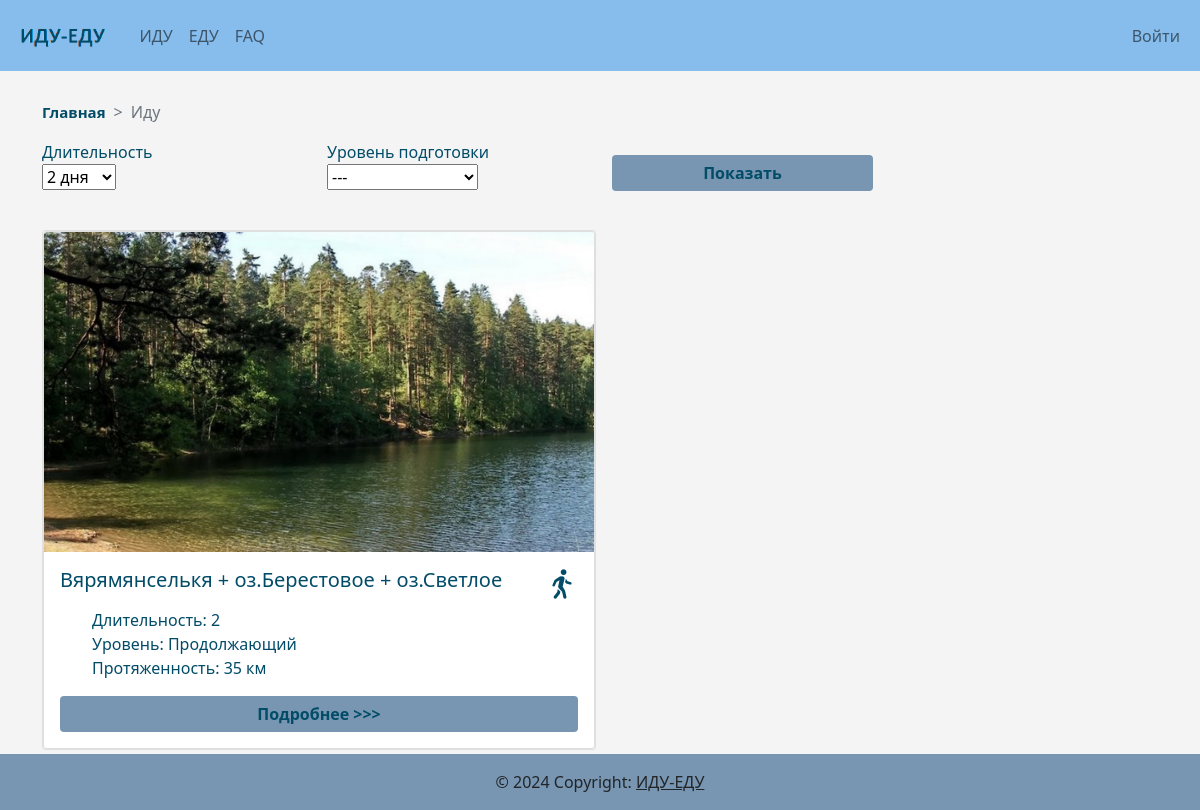
Page /content/Иду/2/ on the committed database.
### models.py (models this page shows, shortened)
class Trip_type(Base):
    __tablename__ = 'trip_types'
    id = Column(Integer, primary_key=True, autoincrement=True)
    type_name = Column(String(100), nullable=False, unique=True)
    trip = relationship("Trip", backref='trip_types')

class Trip(Base):
    __tablename__ = 'trips'
    id = Column(Integer, primary_key=True, autoincrement=True)
    trip_type_id = Column(Integer(), ForeignKey('trip_types.id'))
    trip_duration_id = Column(Integer(), ForeignKey('trip_durations.id'))
    trip_level_id = Column(Integer(), ForeignKey('trip_levels.id'))
    trip_description_id = Column(Integer(), ForeignKey('trip_descriptions.id'))
    photos = relationship("Photo", secondary='trip_photos', back_populates='trips')
    comments = relationship("Comment", backref='trips')

class Photo(Base):
    __tablename__ = 'photos'
    id = Column(Integer, primary_key=True, autoincrement=True)
    link = Column(String(100), nullable=False, unique=True)
    photo_name = Column(String(100), nullable=False)
    trips = relationship("Trip", secondary='trip_photos', back_populates='photos')
    trip_description_id = relationship('Trip_description', backref='photos', uselist=False)

class Trip_description(Base):
    __tablename__ = 'trip_descriptions'
    id = Column(Integer, primary_key=True, autoincrement=True)
    title = Column(String(100), nullable=False, unique=True)
    how_to_go = Column(String, nullable=False)
    description = Column(String, nullable=False)
    track = Column(String, nullable=False)
    route_length = Column(Integer, nullable=False)
    official_website_link = Column(String, nullable=False)
    trip = relationship("Trip", backref='trip_descriptions')
    main_photo_id = Column(Integer(), ForeignKey('photos.id'))

class Trip_duration(Base):
    __tablename__ = 'trip_durations'
    id = Column(Integer, primary_key=True, autoincrement=True)
    duration = Column(Integer, nullable=False, unique=True)
    trip = relationship("Trip", backref='trip_durations')

class Trip_level(Base):
    __tablename__ = 'trip_levels'
    id = Column(Integer, primary_key=True, autoincrement=True)
    level_name = Column(String(100), nullable=False, unique=True)
    trip = relationship("Trip", backref='trip_levels')

### content_pages/content_pages.py (the view)
@content_pages.route('/content/<type_name>/', defaults={'duration': "---", 'level': "---"}, methods=['GET', 'POST'])
@content_pages.route('/content/<type_name>/<duration>/', defaults={'level': "---"}, methods=['GET', 'POST'])
@content_pages.route('/content/<type_name>/<duration>/<level>', methods=['GET', 'POST'])
def content(type_name: str, duration: str, level: str):
    form = FilterForm(duration=duration)
    if duration == "---":
        form = FilterForm(duration=duration, level=level)
    else:
        form = FilterForm(duration=f"{duration[0]} день" if duration[0] == "1" else f"{duration[0]} дня", level=level)
    type_id = session.query(models.Trip_type).filter(models.Trip_type.type_name == type_name).first()
    trip_list = session.query(models.Trip, models.Trip_type, models.Trip_level, models.Trip_description, models.Trip_duration, models.Photo).join(models.Trip_type).join(models.Trip_level).join(models.Trip_description).join(models.Trip_duration).join(models.Photo).filter(models.Trip.trip_type_id == type_id.id)
    if duration != "---":
        if level == "---":
            trip_list = trip_list.filter(models.Trip_duration.id == int(duration[0])).all()
        else:
            trip_list = trip_list.filter(models.Trip_duration.id == int(duration[0])).filter(
                models.Trip_level.level_name == level).all()
    else:
        if level != "---":
            trip_list = trip_list.filter(models.Trip_level.level_name == level).all()
    if form.validate_on_submit():
        if form.show_btn:
            print(form.duration.data)
            print(form.level.data)
            return redirect(url_for('content_pages.content', title=type_name, type_name=type_name, duration=form.duration.data, level=form.level.data, type_id=type_id, form=form))
    return render_template('content.html', title=type_name, trip_list=trip_list,duration=form.duration.data, level=form.level.data, type_id=type_id, form=form)

### content_pages/content_forms.py
class FilterForm(FlaskForm):
  class Meta:
    locales = ['ru-RU', 'ru']
    def get_translations(self, form):
      return super(FlaskForm.Meta, self).get_translations(form)
  duration = SelectField(u'Длительность', choices = ["---", "1 день", "2 дня"], validate_choice=True)
  level = SelectField('Уровень подготовки', choices = ["---", "Начинающий", "Продолжающий", "Продолжающий"], validate_choice=True)
  show_btn = SubmitField('Показать')

### content_pages/content_pages.py (called while the page is built)
@content_pages.before_request
def before_request():
    global session
    session = db_session.create_session()

@content_pages.teardown_request
def teardown_request(request):
    global session
    session = None
    return request

### data/db_session.py (called while the page is built)
def create_session() -> Session:
    global created
    return created()

### content_pages/templates/content_pages/content.html (shortened to what this page needs)
{% extends "base.html" %}
{% block content %}
<div class="container">
    <nav style="--bs-breadcrumb-divider: '>';" aria-label="breadcrumb">
        <ul class="breadcrumb">
            <li class="breadcrumb-item"><a href="/index"><b>Главная</b></a></li>
            <li class="breadcrumb-item active" aria-current="page">{{title}}</li>
        </ul>
    </nav>
    <form action="" method="post" novalidate>
        <div class="row d-flex align-items-center">
            <div class="col-lg-3 col-md-4">
                <p>
                    {{ form.duration.label }}<br>
                    {{ form.duration() }}
                </p>
            </div>
            <div class="col-lg-3 col-md-4">
                <p>
                    {{ form.level.label }}<br>
                    {{ form.level() }}
                </p>
            </div>
            <div class="col-lg-3 col-md-4">
                <div>
                    {{ form.show_btn(class_="btn btn-primary") }}
                </div>
            </div>
        </div>
    </form>
    <br>
    <div class="row row-cols-1 row-cols-md-2 g-2">
        {% for item in trip_list %}
        <div class="col">
            <div class="card">
                <div class="card">
                    <img src="{{ url_for('.static', filename='images/' + item[5].link) }}" class="card-img-top"
                         alt="{{ item[5].photo_name }}" style="width: 100%; height: 20rem; object-fit:cover">
                    <div class="card-body">
                        {% if title == "Иду" %}
                        <h5 class="card-title">{{ item[3].title }}<img class="rounded float-end"
                                                                       src="{{ url_for('icons_bp.static', filename='hiker_dark.png') }}"
                                                                       alt="ty">
                        </h5>
                        {% else %}
                        <h5 class="card-title">{{ item[3].title }}<img class="rounded float-end"
                                                                       src="{{ url_for('icons_bp.static', filename='bicycle_dark.png') }}"
                                                                       alt="ty">
                        </h5>
                        {% endif %}
                        <p class="card-text">
                        <ol style="list-style-type: none;">
                            <li>Длительность: {{ item[4].duration }}</li>
                            <li>Уровень: {{ item[2].level_name }}</li>
                            <li>Протяженность: {{ item[3].route_length }} км</li>
                        </ol>
                        </p>
                        <a href="/trip/{{ item[0].id }}" class="btn btn-primary">Подробнее >>></a>
                    </div>
                </div>
            </div>
        </div>
        {% endfor %}
    </div>
</div>
{% endblock %}

### static/css/style.css (style rules this page uses)
body { background-color: #f4f4f4; }
body > .container { padding-top: 100px; padding-bottom: 60px; color: #024C68; }
.btn-primary, .btn-primary:hover, .btn-primary:active, .btn-primary:focus, .btn-primary:active:after, .btn-primary:visited { background-color: #7896B1; color: #024C68; font-weight: bold; border: none; box-shadow: none !important; width: 100%; text-align: center !important; }
.card-body li { color: #024C68; font-size: clamp(14px, 3vw, 16px); text-align: justify; }
.breadcrumb li a { font-size: 15px; color: #024C68; text-decoration: none; }

### rows in the picture
Trip_type: type_name "Иду"
Trip: link (picture), title "Вярямянселькя + оз.Берестовое + оз.Светлое", duration "2", level_name "Продолжающий", route_length "35"
